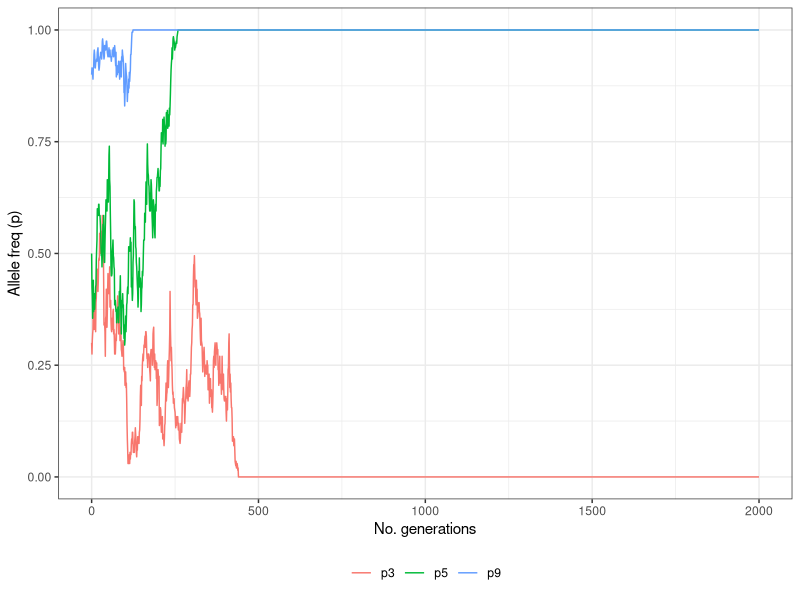

Write the R code that produced this figure.
setwd("Documents/PhD/courses/RC_evol_gen_saetre/")

## Study questions for Chapter 3 computer lab session ##

# Name: Samuel
# Date: 02/09/2109

### Discussion questions

#1.	The Hardy-Weinberg model hardly applies to any natural population. 
#   Why is it nevertheless useful?

#2. In a small population, genetic drift will lead to a reduction in the frequency
#   of heterozygotes relative the Hardy-Weinberg expectation - is this true or false?
#   Discuss why.

## 3. Why is it that when an allele goes to fixation in a population, there are no
# heterozygotes but there is also no deviation from the Hardy-Weinberg expectation?

### R coding questions

## 4. Write a simple R function called square that will return the square of any numeric
##    variable it is given.

square = function(numvar) {
  res2 = numvar * numvar
  return(res2)
}

## 5.	You genotype a species of grasshoppers along a north south transect across the European Alps.
##    Near Munich, Germany, north of the Alps you sample 120 individuals; near Innsbruck, Austria, 
##    within the Alps you sample 122 individuals; near Verona, Italy, south of the Alps you sample 
##   118 individuals. You find the following number of each genotype.
##
##   Munich - 6 (A1A1), 33 (A1A2), 81 (A2A2)
##   Innsbruck  - 20 (A1A1), 59 (A1A2), 43 (A2A2)
##   Verona - 65 (A1A1), 39 (A1A2), 14 (A2A2)
##
##   Using the R code we learnt during the tutorial, calculate the allele frequencies in each population.
##   Then test whether there is a deviation from Hardy-Weinberg Equilibrium in each of them.
Ng_obs = list(Mun=c(6,33,81),
              Inn=c(20,59,43),
              Ver=c(65,39,14))
obs_freq = lapply(Ng_obs, function(x) {
  A1 = (2*x[1]+x[2])/(2*sum(x))
  A2 = (2*x[3]+x[2])/(2*sum(x))
  return(c(A1,A2))
})
obs_freq
exp_freq = lapply(obs_freq, function(x) {
  homo1 = x[1]^2
  het = 2*x[1]*x[2]
  homo2 = x[2]^2
  return(c(homo1,het,homo2))
})
exp_freq
lapply(seq_along(Ng_obs), function(x) {
  chisq.test(Ng_obs[[x]], p = exp_freq[[x]])
})
sapply(seq_along(exp_freq), function(y) {
  exp_freq[[y]]*sum(Ng_obs[[y]])
})

## 6. Using the functions we wrote during the tutorial, simulate drift over 2000 generations for a population
##    of 100 individuals. How does altering p from 0.3, 0.5 and 0.9 alter the outcome of the simulations? Which
##    is more likely to go to fixation?
# a custom function for simulating drift across multiple generations
drift_sim <- function(N, p, ngen){
  # initialise p
  p_init <- p
  # sample across all the generations
  pvec <- sapply(1:ngen, function(x){
    pA <- rbinom(1, 2*N, p)
    p <<- pA/(2*N)
  })
  # create a vector of p over time
  p <- c(p_init, pvec)
  # write out
  return(p)
}
# simulate drift for three different p
a <- sapply(c(0.3, 0.5, 0.9), drift_sim, N = 100, ngen = 2000)
# rename matrix
colnames(a) <- c("p3", "p5", "p9")
# get number of generations
g <- seq(0, 2000, 1)
# combine into a tibble
library(tibble)
library(tidyr)
mydrift <- as.tibble(cbind(g, a))
head(mydrift)
mydrift <- gather(mydrift, key = "init_p", value = "p", -g)
# plot data
library(ggplot2)
p <- ggplot(mydrift, aes(g, p, colour = init_p))
p <- p + geom_line()
p <- p + xlab("No. generations") + ylab("Allele freq (p)")
p + theme_bw() + theme(legend.position = "bottom", legend.title = element_blank()) 